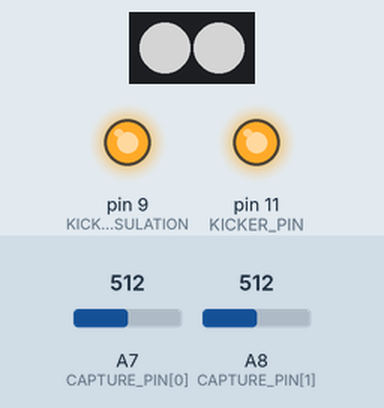
A sketch run on a simulated Arduino Mega 2560, built with avr-gcc and run on an emulated ATmega2560. Shown: 2 RGB LEDs in strip order, left to right, output pins drawn as LEDs (lit = HIGH). The test bench sets the inputs (shaded band); at power-on: A7 (CAPTURE_PIN[0]) = 512, A8 (CAPTURE_PIN[1]) = 512. Dim RGB values are drawn brighter than linear; what the sketch prints to the serial monitor is not drawn.

Above: at 0.1 s.
Timing chart, 0 to 1.6 s (numbered marks = the images above):
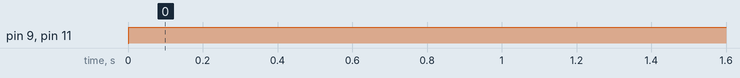

Measured:
- by itself, pin 9 (KICKER_INSULATION), pin 11 (KICKER_PIN): LOW → HIGH at 0.00 s

The sketch:

sketch_dec22b.ino
```cpp
#include <Adafruit_NeoPixel.h>
const int KICKER_INSULATION = 9;
const int KICKER_PIN = 11;
const int CAPTURE_LED = 12;
const int CAPTURE_PIN[] = {A7, A8};

const int C_capture_threshold[] = {100, 10};
const int C_LED_count = 2;
char capture_number[] = {'A', 'B'};
int capture_value[2];
int capture_digits[2];
int kicker_shoot = 0;
int kicker_digits;
unsigned long previousMicros = 0;
unsigned long kicker_time = 0;
Adafruit_NeoPixel pixels(C_LED_count, CAPTURE_LED, NEO_GRB + NEO_KHZ800);
int id;

void setup()
{
  Serial.begin(115200);
  pinMode(KICKER_PIN, OUTPUT);
  pinMode(KICKER_INSULATION, OUTPUT);
  pixels.begin();
  for (id = 0; id <= 1; id++)
  {
    pinMode(CAPTURE_PIN[id], INPUT);
    pixels.setPixelColor(id, pixels.Color(128, 128, 128));
    //    pixels.setPixelColor(id, pixels.Color(0, 0, 0));
    pixels.show();
  }
}

void loop()
{

  for (id = 0; id <= 1; id++)
  {
    capture_value[id] = analogRead(CAPTURE_PIN[id]);
    if (C_capture_threshold[id] < capture_value[id])
    {
      capture_digits[id] = 1;
    }
    else
    {
      capture_digits[id] = 0;
    }
    Serial.print('d');
    Serial.print(capture_number[id]);
    Serial.print(capture_digits[id]);
    Serial.print(",");
  }

  if (capture_digits[0] == 0 & capture_digits[1] == 0 & F_time_get() - previousMicros >= 10000000)
  {
    previousMicros = F_time_get();
    kicker_time = F_time_goal(10);
    kicker_shoot = 1;
  }
  else
  {
    if (kicker_time >= F_time_get())
    { // This is point!
      kicker_shoot = 1;
    }
    else
    {
      kicker_shoot = 0;
    }
  }

  if (kicker_shoot == 1)
  {
    digitalWrite(KICKER_INSULATION, HIGH);
    digitalWrite(KICKER_PIN, HIGH);
    kicker_digits = 1;
  }
  else if (kicker_shoot == 0)
  {
    digitalWrite(KICKER_PIN, LOW);
    digitalWrite(KICKER_INSULATION, LOW);
    kicker_digits = 0;
  }
  Serial.println();
}
```

aaaaaa.ino
```cpp
//1second = 1,000millis = 1,000,000micros
unsigned long current_time;

void F_time_read() {
  current_time = micros();
}

unsigned long F_time_get() {
  return current_time;
}

unsigned long F_time_goal(unsigned long interval_time) {
  interval_time *= 1000;
  unsigned long goal_time = F_time_get() + interval_time;
  return goal_time;
}
```
